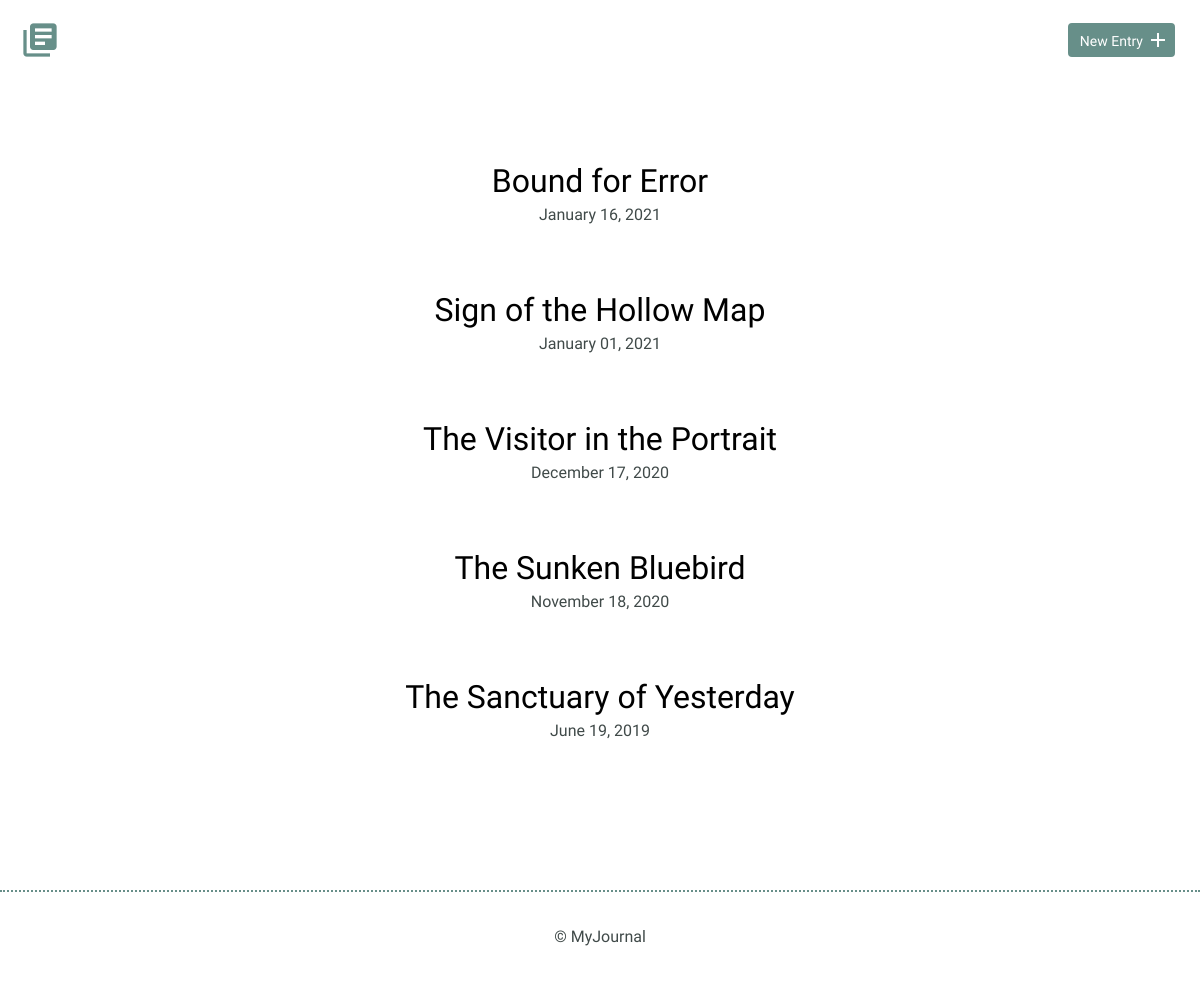
The page / on the database its author committed.
### tables this page shows
CREATE TABLE "entries" (
	`id`	INTEGER,
	`title`	TEXT,
	`date`	TEXT,
	`time_spent`	INTEGER,
	`learned`	BLOB,
	`resources`	BLOB,
	PRIMARY KEY(`id`)
);

### inc/functions.php (called while the page is built, shortened)
<?php
function entry_loop()
{
    require 'database.php';
    try {
        $results = $db->query('SELECT id, title, date
    FROM entries
    ORDER BY date DESC');
    } catch (Exception $e) {
        echo $e->getMessage();
        exit;
    }
    return $results;
}

### index.php (the view, shortened to what this page needs)
<?php
$pageTitle = 'MyJournal';
require 'inc/functions.php';
require 'inc/globals.php';
echo $htmlHeader;
?>
<div class="entry-list">
<?php
foreach (entry_loop() as $entry) {
    echo '<article>
    <h2><a href="detail.php?id=' . $entry["id"] . '">' . $entry['title']. '</a></h2>';
    echo '<time datetime="' . $entry['date'] . '">' . date("F d, Y" ,strtotime($entry["date"])) . '</time>
    </article>';
}
?>
</div>
<?php
echo $htmlFooter;
?>

### inc/globals.php
<?php
$htmlHeader = '
<!DOCTYPE html>
<html>
    <head>
        <meta charset="utf-8">
        <meta http-equiv="x-ua-compatible" content="ie=edge">
        <title>' . $pageTitle . '</title>
        <link href="https://fonts.googleapis.com/css?family=Cousine:400" rel="stylesheet" type="text/css">
        <link href="https://fonts.googleapis.com/css?family=Work+Sans:600" rel="stylesheet" type="text/css">
        <link href="https://fonts.googleapis.com/icon?family=Material+Icons" rel="stylesheet">
        <link rel="stylesheet" href="css/normalize.css">
        <link rel="stylesheet" href="css/site.css">
    </head>
    <body>
        <header>
            <div class="container">
                <div class="site-header">
                    <a class="logo" href="index.php"><i class="material-icons">library_books</i></a>
                    <a class="button icon-right" href="new.php"><span>New Entry</span> <i class="material-icons">add</i></a>
                </div>
            </div>
        </header>
        <section>
            <div class="container"> ';
$htmlFooter = '</div>
            </section>
            <footer>
                <div>
                    &copy; MyJournal
                </div>
            </footer>
        </body>
    </html>';

### css/site.css (style rules this page uses)
body { font-size: 16px; color: #404a49; font-family: 'Cousine', serif; font-weight: 400; }
.container { margin: 0 auto; padding: 0 25px; }
header .site-header { margin: 0 auto; height: 95px; }
header .logo i { color: #678f89; margin: 20px 0 0 -5px; float: left; font-size: 40px; }
header .button { float: right; margin: 33px 0 0 0; }
footer { text-align: center; padding: 35px 0; border-top: 2px dotted #678f89; }
.button { padding: 8px 10px 6px 10px; background: #678f89; border: 2px solid #678f89; border-radius: 4px; text-decoration: none; color: #FFF; position: relative; text-align: center; font-size: 14px; }
.button.icon-right { padding-right: 30px; top: -10px; }
.button.icon-right i { position: absolute; top: 3px; right: 3px; }
h1, h2, h3 { margin: 0; font-weight: 400; line-height: 1em; color: #000; }
h2 { font-size: 32px; }
h2 a { text-decoration: none; color: #000; }
.entry-list, .edit-entry, .new-entry { max-width: 800px; margin: 0 auto; padding: 70px 0 150px 0; }
.entry-list article { margin-bottom: 70px; text-align: center; }
.entry-list article:last-child { margin-bottom: 0; }
.entry-list article h2 { margin-bottom: 8px; }

### rows shown on the page
entries: title "Bound for Error", date "January 16, 2021"
entries: title "Sign of the Hollow Map", date "January 01, 2021"
entries: title "The Visitor in the Portrait", date "December 17, 2020"
entries: title "The Sunken Bluebird", date "November 18, 2020"
entries: title "The Sanctuary of Yesterday", date "June 19, 2019"
